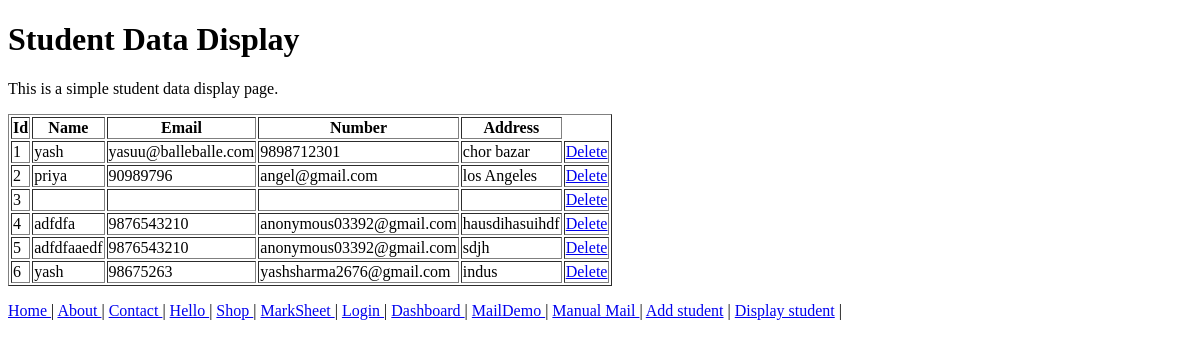
The app's page /display-student, older data.
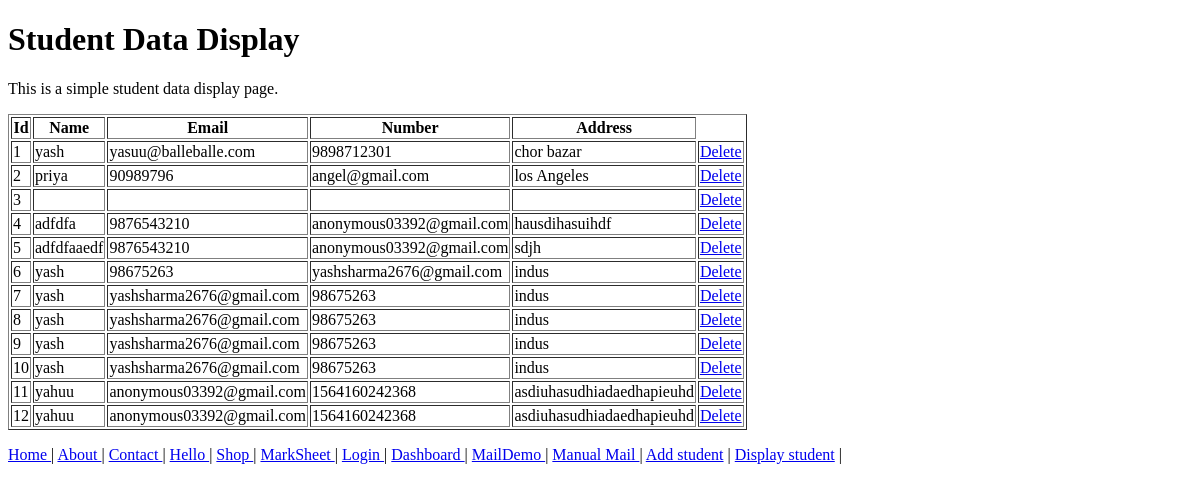
The same page, newer data.
### myuserapp/models.py (models this page shows, shortened)
class student(models.Model):
    name = models.CharField(max_length=30)
    mobile = models.CharField()
    email = models.EmailField()
    address = models.CharField()

### myuserapp/views.py (the view)
# urls.py: path('display-student',views.studentdisplay),
def studentdisplay(request):
    data = student.objects.all()
    return render(request,'student-data-display.html',{'students':data})

### template/student-data-display.html (shortened to what this page needs)
{% load static %}
<!DOCTYPE html>
<html lang="en">
<head>
    <link rel="stylesheet" type="text/css" href="{% static 'style2.css' %}">
</head>
<body>
    <h1>Student Data Display</h1>
    <p>This is a simple student data display page.</p>
    <table border="1">
        <tr>
            <th>Id</th>
            <th>Name</th>
            <th>Email</th>
            <th>Number</th>
            <th>Address</th>
        </tr>
        {% for i in students %}
        <tr>
            <td>{{i.id}}</td>
            <td>{{i.name}}</td>
            <td>{{i.email}}</td>
            <td>{{i.mobile}}</td>
            <td>{{i.address}}</td>
            <td><a href="delete-student/{{i.id}}">Delete</a></td>
        </tr>
        {% endfor %}
    </table>
    {% include 'menu.html' %}
</body>
</html>

### template/menu.html
<a href="/home"> Home </a> |
<a href="/about"> About </a> |
<a href="/contact"> Contact </a> |
<a href="/hello"> Hello </a> |
<a href="/shop">Shop </a> |
<a href="/marks">MarkSheet </a> |
<a href="/login">Login </a> |
<a href="/dashboard">Dashboard </a> |
<a href="/mailsenddemo">MailDemo </a> |
<a href="/dynamicmail">Manual Mail </a> |
<a href="/addstudent"> Add student</a> |
<a href="/display-student"> Display student</a> |
<br>

### static/style2.css (style rules this page uses)
body { background-color: #ffffff; }

Row changes from the older to the newer data that the page shows:
added student: id "7", name "yash", email "yashsharma2676@gmail.com", mobile "98675263", address "indus"
added student: id "8", name "yash", email "yashsharma2676@gmail.com", mobile "98675263", address "indus"
added student: id "9", name "yash", email "yashsharma2676@gmail.com", mobile "98675263", address "indus"
added student: id "10", name "yash", email "yashsharma2676@gmail.com", mobile "98675263", address "indus"
added student: id "11", name "yahuu", email "anonymous03392@gmail.com", mobile "1564160242368", address "asdiuhasudhiadaedhapieuhd"
added student: id "12", name "yahuu", email "anonymous03392@gmail.com", mobile "1564160242368", address "asdiuhasudhiadaedhapieuhd"
